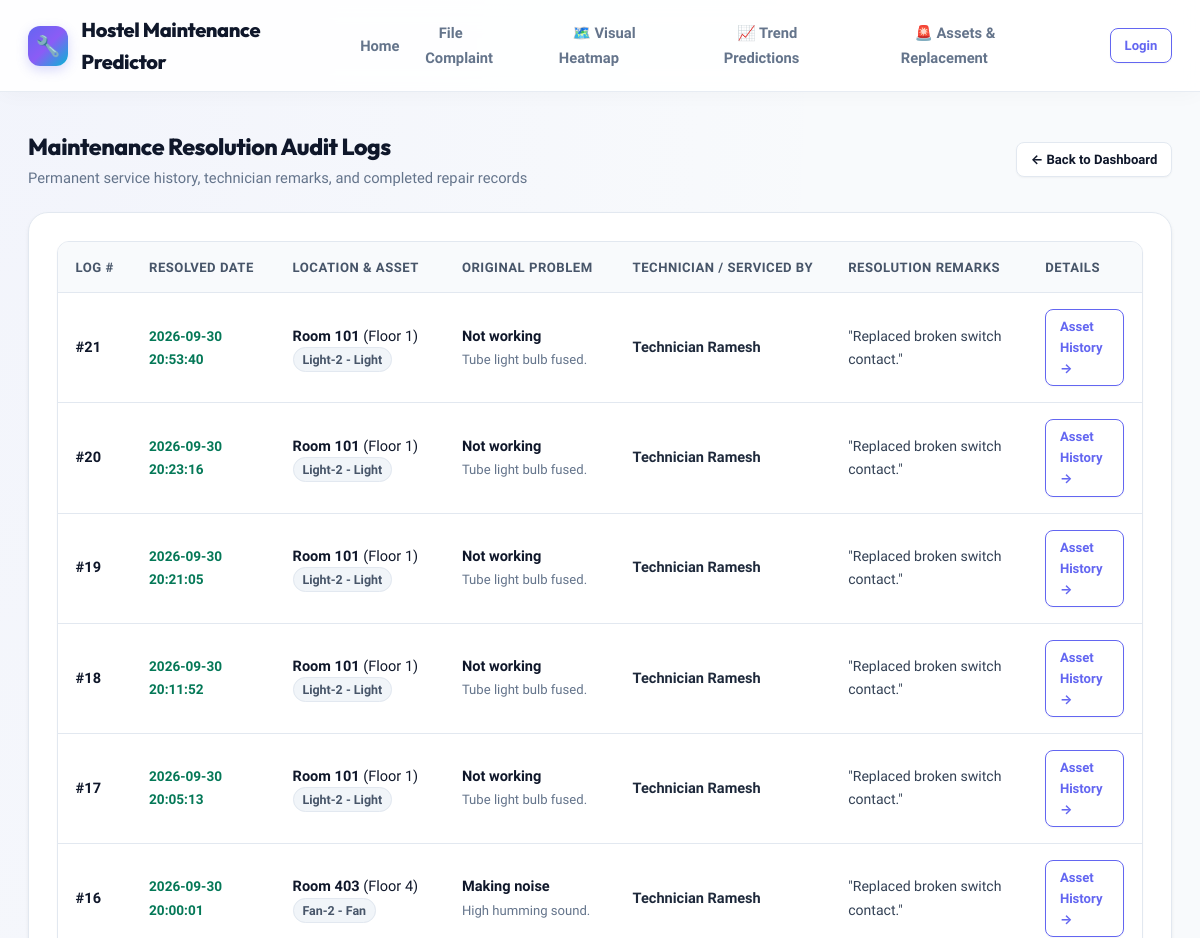
Before: /resolutions (upper part) with the older database file.
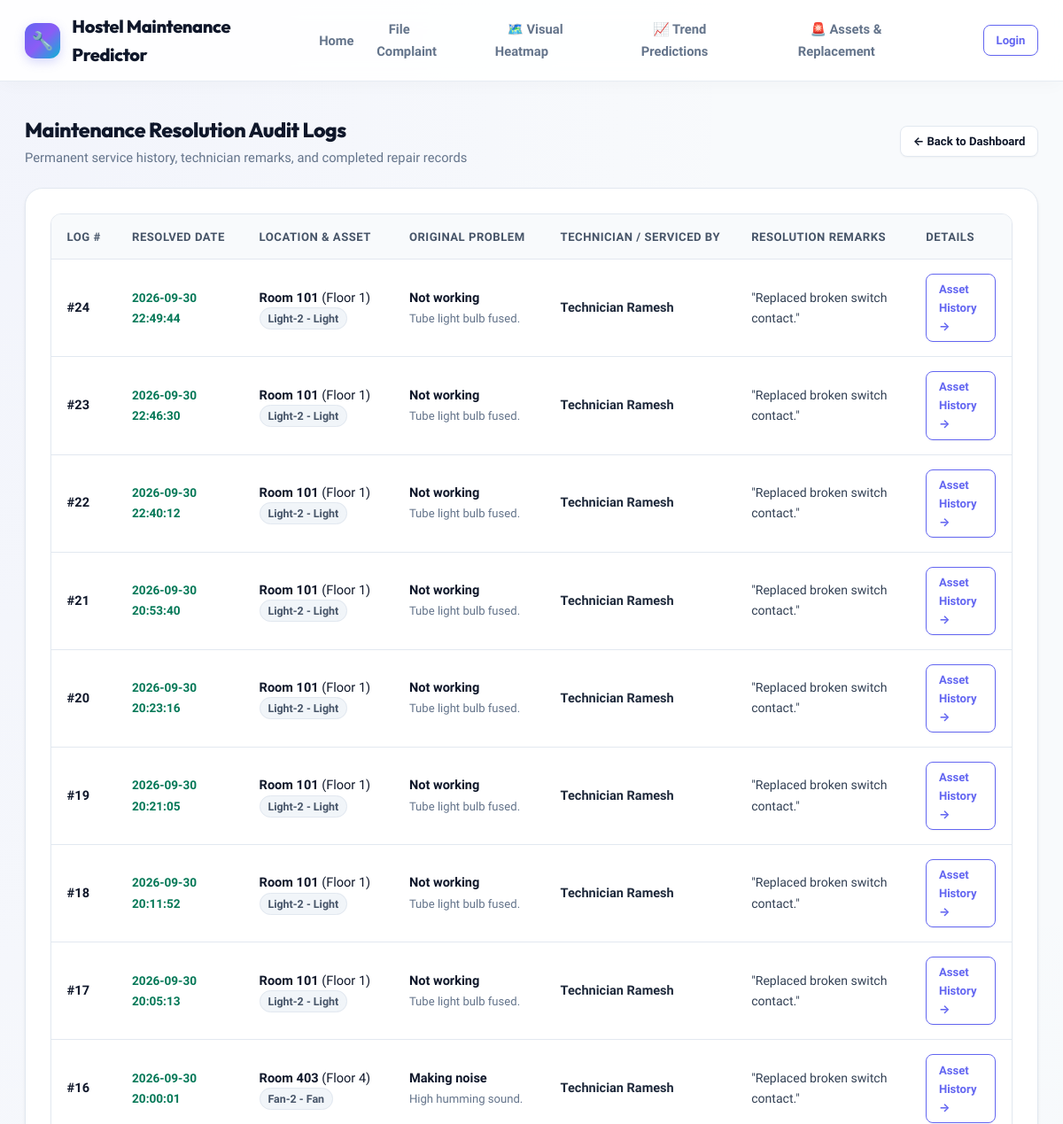
After: the same page with the newer database file.
### tables this page shows
CREATE TABLE resolution_log (
        id INTEGER PRIMARY KEY AUTOINCREMENT,
        complaint_id INTEGER NOT NULL,
        resolved_date TEXT NOT NULL,
        resolved_by TEXT NOT NULL,
        remarks TEXT NOT NULL,
        FOREIGN KEY (complaint_id) REFERENCES complaints (id)
    );

CREATE TABLE complaints (
        id INTEGER PRIMARY KEY AUTOINCREMENT,
        user_id INTEGER,
        asset_id INTEGER NOT NULL,
        room_no TEXT NOT NULL,
        floor INTEGER NOT NULL,
        issue_type TEXT NOT NULL CHECK(issue_type IN ('Not working', 'Damaged', 'Making noise', 'Other')),
        description TEXT NOT NULL,
        date_filed TEXT NOT NULL,
        status TEXT NOT NULL CHECK(status IN ('Pending', 'In Progress', 'Resolved')) DEFAULT 'Pending',
        is_anonymous INTEGER NOT NULL DEFAULT 0,
        affected_students_count INTEGER NOT NULL DEFAULT 1,
        FOREIGN KEY (user_id) REFERENCES users (id),
        FOREIGN KEY (asset_id) REFERENCES assets (id)
    );

CREATE TABLE assets (
        id INTEGER PRIMARY KEY AUTOINCREMENT,
        room_no TEXT NOT NULL,
        floor INTEGER NOT NULL,
        asset_type TEXT NOT NULL CHECK(asset_type IN ('Fan', 'Light', 'Geyser', 'Tap', 'Switchboard', 'Other')),
        asset_code TEXT NOT NULL
    );

### app.py (the view)
@app.route('/resolutions')
def resolutions_view():
    conn = get_db()
    cursor = conn.cursor()
    cursor.execute('''
        SELECT
            r.id AS log_id, r.resolved_date, r.resolved_by, r.remarks,
            c.id AS complaint_id, c.asset_id, c.room_no, c.floor, c.issue_type, c.description, c.date_filed,
            a.asset_code, a.asset_type
        FROM resolution_log r
        JOIN complaints c ON r.complaint_id = c.id
        JOIN assets a ON c.asset_id = a.id
        ORDER BY r.resolved_date DESC
    ''')
    logs = cursor.fetchall()
    conn.close()
    return render_template('resolution_logs.html', logs=logs)

### app.py (called while the page is built)
@app.context_processor
def inject_user():
    return {
        'current_user': {
            'id': session.get('user_id'),
            'name': session.get('name'),
            'email': session.get('email'),
            'role': session.get('role'),
            'room_no': session.get('room_no'),
            'floor': session.get('floor')
        } if 'user_id' in session else None,
        'current_time': datetime.now()
    }

### models.py (called while the page is built)
def get_db():
    conn = sqlite3.connect(DB_PATH)
    conn.row_factory = sqlite3.Row
    return conn

### templates/resolution_logs.html (shortened to what this page needs)
{% extends "base.html" %}
{% block content %}
<div class="section-header">
  <div>
    <h1 class="section-title">Maintenance Resolution Audit Logs</h1>
    <p class="section-desc">Permanent service history, technician remarks, and completed repair records</p>
  </div>
  <div>
    <a href="{{ url_for('admin_dashboard') }}" class="btn btn-secondary btn-sm">&larr; Back to Dashboard</a>
  </div>
</div>
<div class="panel-card">
  {% if logs %}
    <div class="table-responsive">
      <table class="data-table">
        <thead>
          <tr>
            <th>Log #</th>
            <th>Resolved Date</th>
            <th>Location & Asset</th>
            <th>Original Problem</th>
            <th>Technician / Serviced By</th>
            <th>Resolution Remarks</th>
            <th>Details</th>
          </tr>
        </thead>
        <tbody>
          {% for log in logs %}
          <tr>
            <td><strong>#{{ log.log_id }}</strong></td>
            <td>
              <span style="font-size: 0.85rem; color: #047857; font-weight: 600;">
                {{ log.resolved_date }}
              </span>
            </td>
            <td>
              <strong>Room {{ log.room_no }}</strong> (Floor {{ log.floor }})<br>
              <span class="badge-normal">{{ log.asset_code }} - {{ log.asset_type }}</span>
            </td>
            <td style="max-width: 200px;">
              <strong>{{ log.issue_type }}</strong><br>
              <span style="font-size: 0.82rem; color: var(--text-muted);">{{ log.description }}</span>
            </td>
            <td>
              <strong style="color: #1e293b;">{{ log.resolved_by }}</strong>
            </td>
            <td style="max-width: 260px;">
              <span style="color: #334155; font-size: 0.88rem;">"{{ log.remarks }}"</span>
            </td>
            <td>
              <a href="{{ url_for('asset_detail', asset_id=log.asset_id) }}" class="btn btn-outline btn-sm">
                Asset History &rarr;
              </a>
            </td>
          </tr>
          {% endfor %}
        </tbody>
      </table>
    </div>
  {% else %}
    <div style="text-align: center; padding: 2rem; color: var(--text-muted);">
      No resolution logs have been recorded yet.
    </div>
  {% endif %}
</div>
{% endblock %}

### templates/base.html (shortened to what this page needs)
<!DOCTYPE html>
<html lang="en">
<head>
  <link rel="stylesheet" href="{{ url_for('static', filename='style.css') }}">
</head>
<body>
  <nav class="navbar">
    <div class="nav-container">
      <a href="{{ url_for('index') }}" class="brand-logo">
        <span class="brand-icon">🔧</span>
        <span>Hostel Maintenance Predictor</span>
      </a>
      <ul class="nav-links">
        <li><a href="{{ url_for('index') }}" class="nav-link {% if request.endpoint == 'index' %}active{% endif %}">Home</a></li>
        <li><a href="{{ url_for('file_complaint') }}" class="nav-link {% if request.endpoint == 'file_complaint' %}active{% endif %}">File Complaint</a></li>
        <li><a href="{{ url_for('heatmap') }}" class="nav-link {% if request.endpoint == 'heatmap' %}active{% endif %}">🗺️ Visual Heatmap</a></li>
        <li><a href="{{ url_for('predictions_view') }}" class="nav-link {% if request.endpoint == 'predictions_view' %}active{% endif %}">📈 Trend Predictions</a></li>
        <li><a href="{{ url_for('assets_list') }}" class="nav-link {% if request.endpoint in ['assets_list', 'asset_history'] %}active{% endif %}">🚨 Assets & Replacement</a></li>
        {% if current_user %}
          <li class="user-badge">
            <span>{{ current_user.name }}</span>
            <span class="role-tag role-{{ current_user.role }}">{{ current_user.role }}</span>
          </li>
          <li><a href="{{ url_for('logout') }}" class="btn btn-secondary btn-sm">Logout</a></li>
        {% else %}
          <li><a href="{{ url_for('login') }}" class="btn btn-outline btn-sm">Login</a></li>
        {% endif %}
      </ul>
    </div>
  </nav>
  <main class="main-content">
    {% block content %}{% endblock %}
  </main>
</body>
</html>

Changed rows visible on the page:
added resolution_log: log_id "24", resolved_date "2026-09-30 22:49:44", room_no "101", floor "1", asset_code "Light-2", asset_type "Light", issue_type "Not working", description "Tube light bulb fused.", resolved_by "Technician Ramesh", remarks "Replaced broken switch contact."
added resolution_log: log_id "23", resolved_date "2026-09-30 22:46:30", room_no "101", floor "1", asset_code "Light-2", asset_type "Light", issue_type "Not working", description "Tube light bulb fused.", resolved_by "Technician Ramesh", remarks "Replaced broken switch contact."
added resolution_log: log_id "22", resolved_date "2026-09-30 22:40:12", room_no "101", floor "1", asset_code "Light-2", asset_type "Light", issue_type "Not working", description "Tube light bulb fused.", resolved_by "Technician Ramesh", remarks "Replaced broken switch contact."
